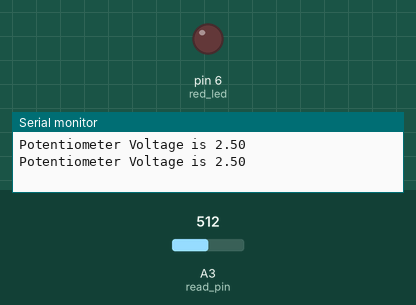
This sketch was run on a simulated Arduino Uno, built with avr-gcc and run on an emulated ATmega328P. On the bench: output pins drawn as LEDs (lit = HIGH), the last lines printed to the serial monitor. The test bench sets the inputs (shaded band); at power-on: A3 (read_pin) = 512.

Above: at 2.8 s.
2.9 s: A3 (read_pin) set to 806
5.6 s: A3 (read_pin) set to 830
At 6.8 s:
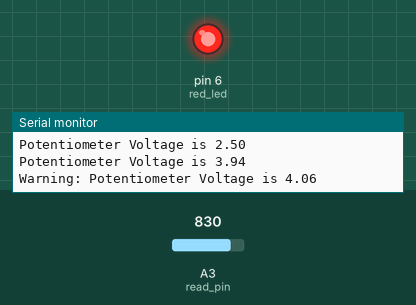
8.3 s: A3 (read_pin) set to 716
At 11.1 s:
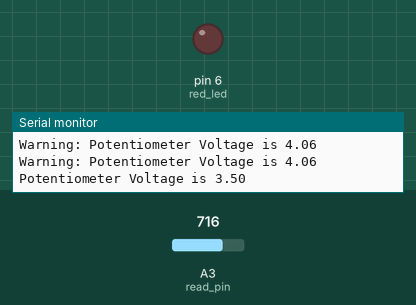
11.5 s: A3 (read_pin) set to 900
At 12.7 s:
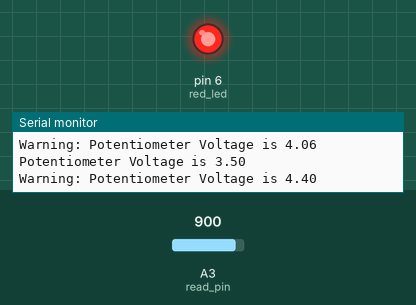
Timing chart, 0 to 14.5 s (numbered marks = the images above; inputs shaded):
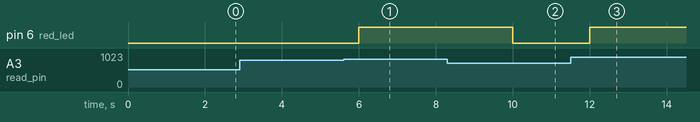

Measured:
- the behaviour switches between 818 and 819 on A3 (read_pin) (found by bisection; images 0 and 1)
- after the input at 5.6 s, pin 6 (red_led): LOW → HIGH after 0.40 s
- after the input at 8.3 s, pin 6 (red_led): HIGH → LOW after 1.7 s
- after the input at 11.5 s, pin 6 (red_led): LOW → HIGH after 0.50 s

The sketch:

Tutorial_13_1_If_Statements.ino
```cpp
//if-statements
int red_led = 6;
int read_pin = A3;
int read_val = 0;
float voltage_out = 0;
int wait = 2000;

void setup() {
  // put your setup code here, to run once:
  pinMode(read_pin, INPUT);
  pinMode(red_led, OUTPUT);
  Serial.begin(9600);
}

void loop() {
  // put your main code here, to run repeatedly:

  read_val = analogRead(read_pin);
  voltage_out = read_val * (5./1023.);

  if(voltage_out < 4) {
    digitalWrite(red_led, LOW);
    Serial.print("Potentiometer Voltage is ");
    Serial.println(voltage_out);
    delay(wait);
  }
  else{
    digitalWrite(red_led, HIGH);
    Serial.print("Warning: Potentiometer Voltage is ");
    Serial.println(voltage_out);
    delay(wait);
  }
}
```
